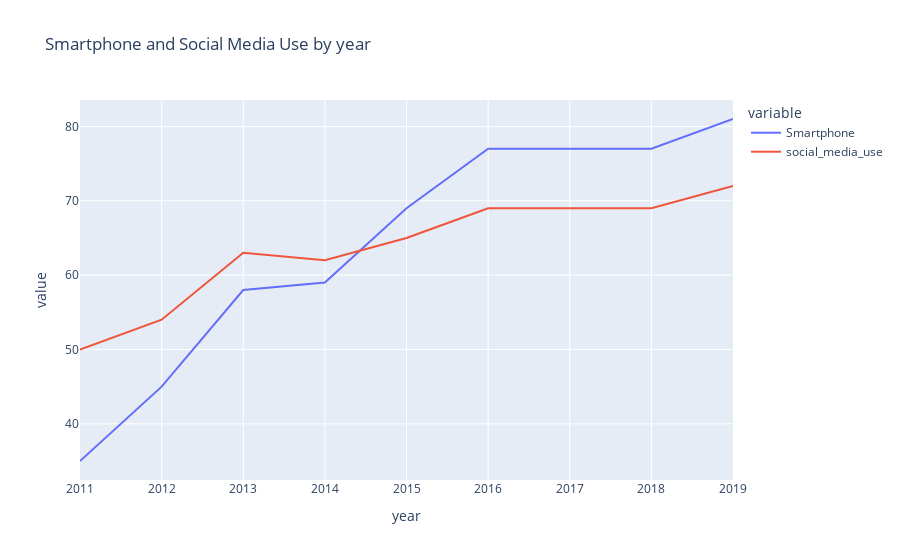

The cell this chart's notebook holds for it:
### Code cell
px.line(melted_sm,x='year',y='value',color='variable',title='Smartphone and Social Media Use by year')

### Figure 1 — Plotly figure (JSON) as saved in the notebook; plotly's stock layout.template omitted (floating-point values rounded to 4 significant figures)
{"data": [{"hovertemplate": "variable=Smartphone<br>year=%{x}<br>value=%{y}<extra></extra>", "legendgroup": "Smartphone", "line": {"color": "#636efa", "dash": "solid"}, "marker": {"symbol": "circle"}, "mode": "lines", "name": "Smartphone", "orientation": "v", "showlegend": true, "type": "scatter", "x": [2011, 2012, 2013, 2014, 2015, 2016, 2018, 2019], "xaxis": "x", "y": [35, 45, 58.0, 59, 69, 77, 77, 81], "yaxis": "y"}, {"hovertemplate": "variable=social_media_use<br>year=%{x}<br>value=%{y}<extra></extra>", "legendgroup": "social_media_use", "line": {"color": "#EF553B", "dash": "solid"}, "marker": {"symbol": "circle"}, "mode": "lines", "name": "social_media_use", "orientation": "v", "showlegend": true, "type": "scatter", "x": [2011, 2012, 2013, 2014, 2015, 2016, 2018, 2019], "xaxis": "x", "y": [50, 54, 63, 62, 65, 69, 69, 72], "yaxis": "y"}], "layout": {"legend": {"title": {"text": "variable"}, "tracegroupgap": 0}, "title": {"text": "Smartphone and Social Media Use by year"}, "xaxis": {"anchor": "y", "domain": [0, 1], "title": {"text": "year"}}, "yaxis": {"anchor": "x", "domain": [0, 1], "title": {"text": "value"}}}}
